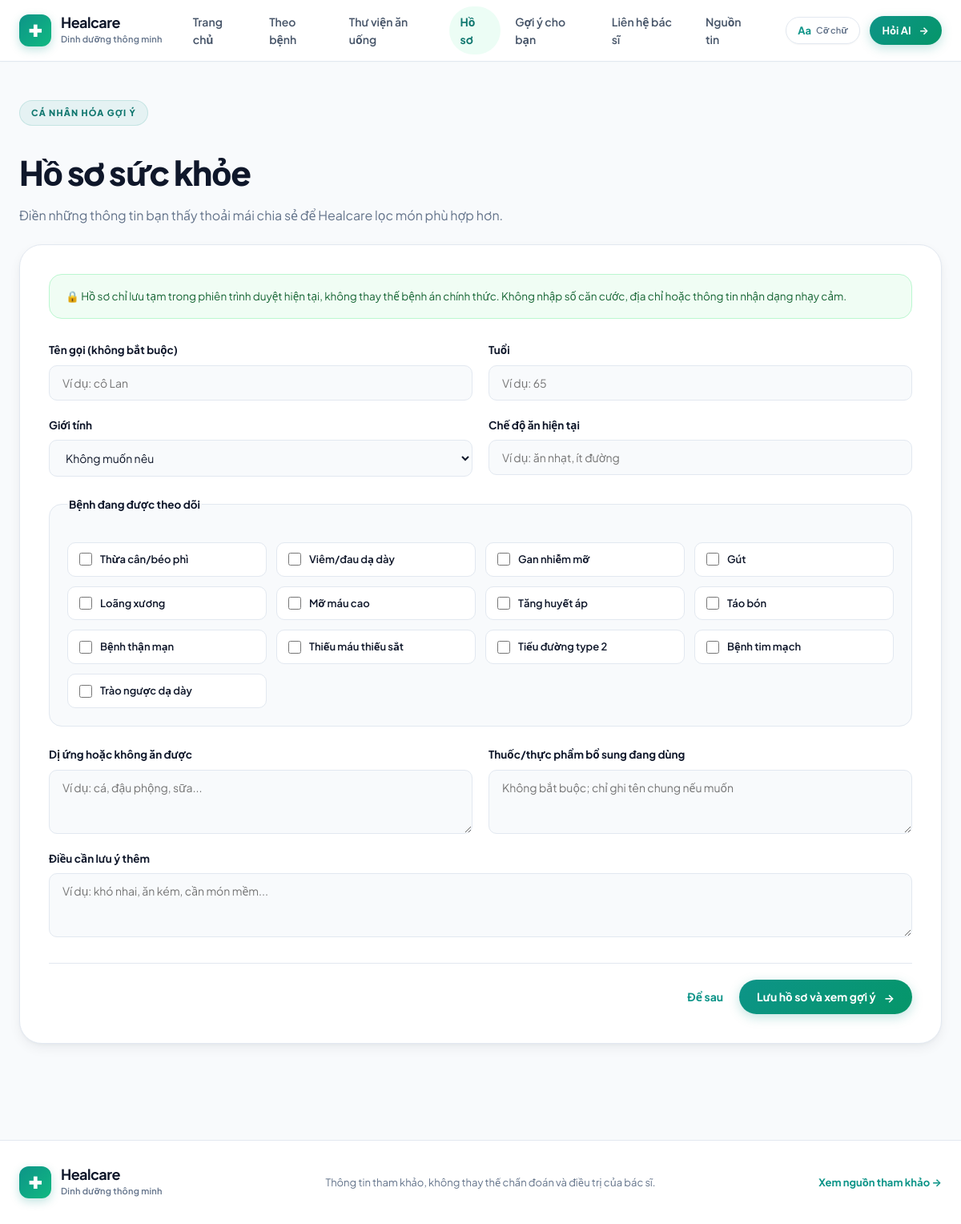
The app's page /index.php?page=profile with its own data.
### tables this page shows
CREATE TABLE IF NOT EXISTS `diseases` (
  `slug` varchar(255) NOT NULL,
  `name` varchar(255) NOT NULL,
  `icon` varchar(50) DEFAULT NULL,
  `color` varchar(50) DEFAULT NULL,
  `description` text,
  `eat` text,
  `limit_food` text,
  `symptoms` text,
  `causes` text,
  `prevention` text,
  `overview` text,
  `risk_factors` text,
  `monitoring` text,
  `daily` text,
  `urgent` text,
  `source` text,
  PRIMARY KEY (`slug`)
);

### app/Controllers/PageController.php (called while the page is built, shortened)
<?php
final class PageController
{
    public function show(string $page): void
    {
        require __DIR__ . '/../Views/layout.php';
    }
}

### index.php (called while the page is built, shortened)
<?php
require __DIR__ . '/app/Core/bootstrap.php';
$page = (string) ($_GET['page'] ?? 'home');
try {
    $db = Database::getInstance();
} catch (\Exception $e) {
    die("Database connection error: " . $e->getMessage() . "<br>Did you run the SQL dump and configure .env?");
}
$diseaseGenerator = new DiseaseGeneratorService();
$knowledge = new KnowledgeRepository($db, $diseaseGenerator);
(new PageController($knowledge))->show($page);

### app/Core/bootstrap.php (called while the page is built, shortened)
<?php
function e(string $value): string
{
    return htmlspecialchars($value, ENT_QUOTES, 'UTF-8');
}
function url(string $page, array $params = []): string
{
    return 'index.php?' . http_build_query(array_merge(['page' => $page], $params));
}

### app/Repositories/KnowledgeRepository.php (called while the page is built, shortened)
<?php
final class KnowledgeRepository
{
    private PDO $db;
    public function __construct(PDO $db, DiseaseGeneratorService $diseaseGenerator)
    {
        $this->db = $db;
    }
    public function diseases(): array
    {
        $stmt = $this->db->query("SELECT * FROM diseases");
        $diseases = [];
        while ($row = $stmt->fetch()) {
            $diseases[$row['slug']] = $this->formatDiseaseRow($row);
        }
        return $diseases;
    }
    private function formatDiseaseRow(array $row): array
    {
        return [
            'name' => $row['name'],
            'icon' => $row['icon'],
            'color' => $row['color'],
            'desc' => $row['description'],
            'eat' => json_decode($row['eat'] ?? '[]', true),
            'limit' => json_decode($row['limit_food'] ?? '[]', true),
            'symptoms' => json_decode($row['symptoms'] ?? '[]', true),
            'causes' => json_decode($row['causes'] ?? '[]', true),
            'prevention' => json_decode($row['prevention'] ?? '[]', true),
            'overview' => $row['overview'] ?? '',
            'risk_factors' => json_decode($row['risk_factors'] ?? '[]', true),
            'monitoring' => json_decode($row['monitoring'] ?? '[]', true),
            'daily' => json_decode($row['daily'] ?? '[]', true),
            'urgent' => json_decode($row['urgent'] ?? '[]', true),
            'source' => $row['source'] ?? '',
        ];
    }
}

### app/Views/pages/profile.php (the view, shortened to what this page needs)
<?php
$profile = $_SESSION['patient_profile'] ?? [];
$selectedConditions = $profile['conditions'] ?? [];
?>
<section class="page-intro"><span class="eyebrow">CÁ NHÂN HÓA GỢI Ý</span><h1>Hồ sơ sức khỏe</h1><p>Điền những thông tin bạn thấy thoải mái chia sẻ để Healcare lọc món phù hợp hơn.</p></section>
<form class="profile-form" method="post" action="<?= url('profile') ?>">
    <div class="privacy-note">🔒 Hồ sơ chỉ lưu tạm trong phiên trình duyệt hiện tại, không thay thế bệnh án chính thức. Không nhập số căn cước, địa chỉ hoặc thông tin nhận dạng nhạy cảm.</div>
    <div class="form-grid">
        <label>Tên gọi (không bắt buộc)<input name="name" value="<?= e((string) ($profile['name'] ?? '')) ?>" placeholder="Ví dụ: cô Lan"></label>
        <label>Tuổi<input type="number" name="age" min="0" max="120" value="<?= e((string) ($profile['age'] ?? '')) ?>" placeholder="Ví dụ: 65"></label>
        <label>Giới tính<select name="gender"><option value="">Không muốn nêu</option></select></label>
        <label>Chế độ ăn hiện tại<input name="diet" value="<?= e((string) ($profile['diet'] ?? '')) ?>" placeholder="Ví dụ: ăn nhạt, ít đường"></label>
    </div>
    <fieldset><legend>Bệnh đang được theo dõi</legend><div class="check-grid"><?php foreach ($knowledge->diseases() as $slug => $disease): ?><label class="check-item"><input type="checkbox" name="conditions[]" value="<?= e($slug) ?>" <?= in_array($slug, $selectedConditions, true) ? 'checked' : '' ?>><span><?= e($disease['name']) ?></span></label><?php endforeach; ?></div></fieldset>
    <div class="form-grid">
        <label>Dị ứng hoặc không ăn được<textarea name="allergies" rows="3" placeholder="Ví dụ: cá, đậu phộng, sữa..."><?= e((string) ($profile['allergies'] ?? '')) ?></textarea></label>
        <label>Thuốc/thực phẩm bổ sung đang dùng<textarea name="medication" rows="3" placeholder="Không bắt buộc; chỉ ghi tên chung nếu muốn"><?= e((string) ($profile['medication'] ?? '')) ?></textarea></label>
        <label class="wide">Điều cần lưu ý thêm<textarea name="notes" rows="3" placeholder="Ví dụ: khó nhai, ăn kém, cần món mềm..."><?= e((string) ($profile['notes'] ?? '')) ?></textarea></label>
    </div>
    <div class="form-actions"><a class="text-link" href="<?= url('home') ?>">Để sau</a><button class="button" type="submit">Lưu hồ sơ và xem gợi ý <span>→</span></button></div>
</form>

### records on screen
diseases: name "Thừa cân/béo phì"
diseases: name "Viêm/đau dạ dày"
diseases: name "Gan nhiễm mỡ"
diseases: name "Gút"
diseases: name "Loãng xương"
diseases: name "Mỡ máu cao"
diseases: name "Tăng huyết áp"
diseases: name "Táo bón"
diseases: name "Bệnh thận mạn"
diseases: name "Thiếu máu thiếu sắt"
diseases: name "Tiểu đường type 2"
diseases: name "Bệnh tim mạch"
diseases: name "Trào ngược dạ dày"
